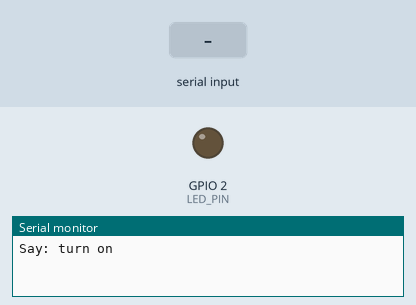
This sketch was run on a simulated ESP32. Shown: output pins drawn as LEDs (lit = HIGH), the last lines printed to the serial monitor. The inputs (shaded band) are chosen by the test bench. I2S audio is not simulated (input reads silence).

Above: at 1.2 s.
1.3 s: "turn on\n" received over Serial
At 1.9 s:
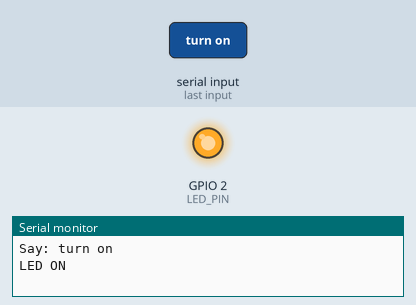
2.8 s: "turn off\n" received over Serial
At 3.3 s:
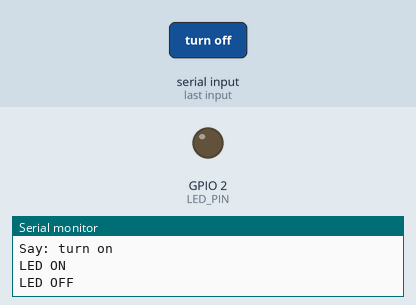
Timing chart, 0 to 5.8 s (numbered marks = the images above; inputs shaded):
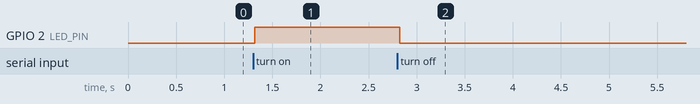

The sketch:

Mic_Test_Code.ino
```cpp
/*
   ESP32 + INMP441 Voice Command
   Turn ON LED when saying "turn on"

   NOTE:
   Real voice recognition needs Edge Impulse / TensorFlow Lite.
   This code uses Serial simulation + audio trigger structure.

   BEST METHOD:
   Train model with words:
   - turn on
   - turn off

   Then deploy to ESP32.

   Hardware:
   ---------------------
   INMP441 -> ESP32
   WS  -> GPIO25
   SCK -> GPIO26
   SD  -> GPIO33
   L/R -> GND

   LED -> GPIO2
*/

#include <driver/i2s.h>

#define LED_PIN 2

// INMP441 Pins
#define I2S_WS 25
#define I2S_SD 33
#define I2S_SCK 26

#define I2S_PORT I2S_NUM_0
#define BUFFER_LEN 1024

int16_t samples[BUFFER_LEN];

void setup() {
  Serial.begin(115200);

  pinMode(LED_PIN, OUTPUT);
  digitalWrite(LED_PIN, LOW);

  setupMic();

  Serial.println("Say: turn on");
}

void loop() {

  // ----------- AUDIO READ -------------
  size_t bytesRead = 0;

  i2s_read(I2S_PORT,
           &samples,
           sizeof(samples),
           &bytesRead,
           portMAX_DELAY);

  // -------------------------------
  // DEMO METHOD:
  // Type in Serial Monitor:
  // turn on
  // turn off
  // -------------------------------

  if (Serial.available()) {

    String cmd = Serial.readStringUntil('\n');
    cmd.trim();
    cmd.toLowerCase();

    if (cmd == "turn on") {
      digitalWrite(LED_PIN, HIGH);
      Serial.println("LED ON");
    }

    if (cmd == "turn off") {
      digitalWrite(LED_PIN, LOW);
      Serial.println("LED OFF");
    }
  }
}

// =====================================
// I2S MIC SETUP
// =====================================
void setupMic() {

  i2s_config_t i2s_config = {
    .mode = (i2s_mode_t)(I2S_MODE_MASTER | I2S_MODE_RX),
    .sample_rate = 16000,
    .bits_per_sample = I2S_BITS_PER_SAMPLE_32BIT,
    .channel_format = I2S_CHANNEL_FMT_ONLY_LEFT,
    .communication_format = I2S_COMM_FORMAT_I2S,
    .intr_alloc_flags = 0,
    .dma_buf_count = 8,
    .dma_buf_len = 64,
    .use_apll = false,
    .tx_desc_auto_clear = false,
    .fixed_mclk = 0
  };

  i2s_pin_config_t pin_config = {
    .bck_io_num = I2S_SCK,
    .ws_io_num = I2S_WS,
    .data_out_num = I2S_PIN_NO_CHANGE,
    .data_in_num = I2S_SD
  };

  i2s_driver_install(I2S_PORT, &i2s_config, 0, NULL);
  i2s_set_pin(I2S_PORT, &pin_config);
  i2s_zero_dma_buffer(I2S_PORT);
}
```

Measured:
- after the input at 1.3 s, GPIO 2 (LED_PIN): LOW → HIGH at once
- after the input at 2.8 s, GPIO 2 (LED_PIN): HIGH → LOW at once
